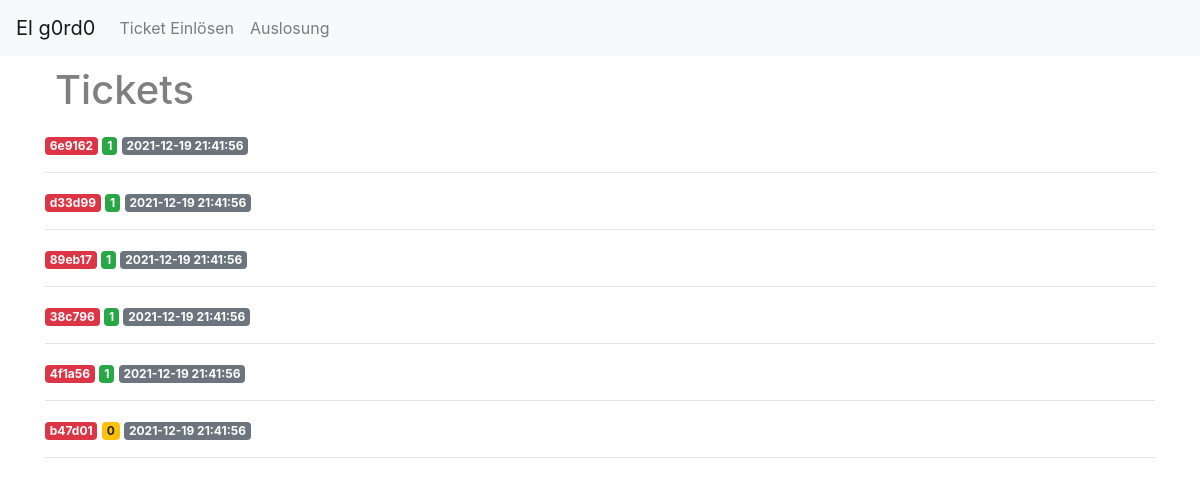
The app's page /tickets, older data.
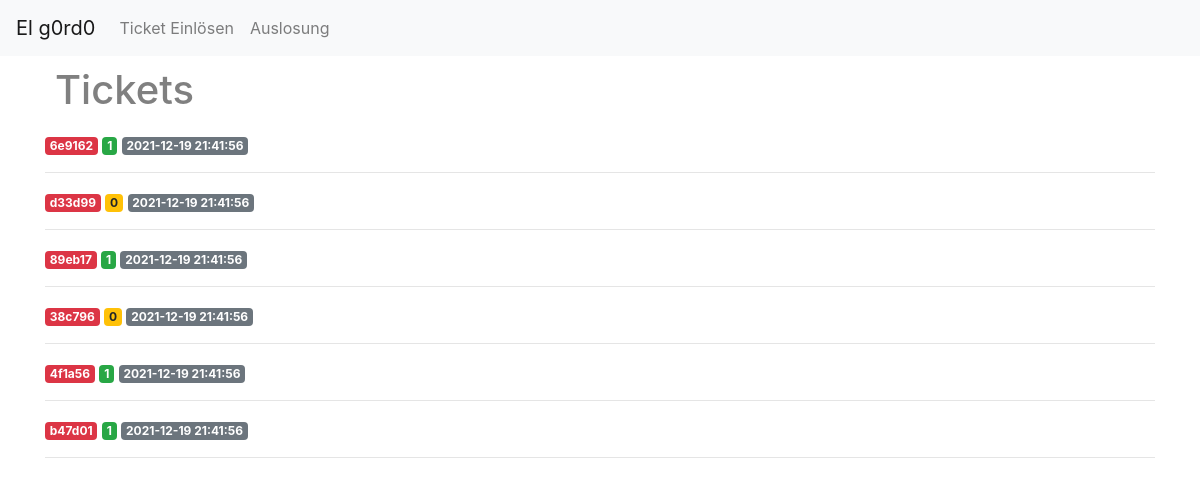
The same page, newer data.
### tables this page shows
CREATE TABLE tickets (
    id INTEGER PRIMARY KEY AUTOINCREMENT,
    created TIMESTAMP NOT NULL DEFAULT CURRENT_TIMESTAMP,
    ticket_id TEXT NOT NULL,
    valid INTEGER NOT NULL
);

### app.py (the view)
@app.route('/tickets')
def tickets():
	conn = get_db_connection()
	tickets = conn.execute('SELECT * FROM tickets').fetchall()
	conn.close()
	return render_template('tickets.html', tickets=tickets)

### app.py (called while the page is built)
def get_db_connection():
	if os.path.isfile('/home/elg0rd0/flask_lottery/database.db'):
		conn = sqlite3.connect('/home/elg0rd0/flask_lottery/database.db')
		print ("running on pyanywhere", file=sys.stderr)
	else:
		conn = sqlite3.connect('database.db')
		print ("running locally", file=sys.stderr)
	conn.row_factory = sqlite3.Row
	return conn

### templates/tickets.html
{% extends 'base.html' %}
{% block content %}
    <h1>{% block title %} Tickets {% endblock %}</h1>
    {% for ticket in tickets %}
        <span class="badge badge-danger">{{ ticket['ticket_id'] }}</span>
        {% if ticket['valid'] == 1 %}
          <span class="badge badge-success">{{ ticket['valid'] }}</span>
        {% else %}
          <span class="badge badge-warning">{{ ticket['valid'] }}</span>
        {% endif %}
        <span class="badge badge-secondary">{{ ticket['created'] }}</span>
        <hr>
    {% endfor %}
{% endblock %}

Row changes from the older to the newer data that the page shows:
changed tickets (number 2 of 6 on the later page): valid "1" → "0"
changed tickets (number 4 of 6 on the later page): valid "1" → "0"
changed tickets (number 6 of 6 on the later page): valid "0" → "1"
